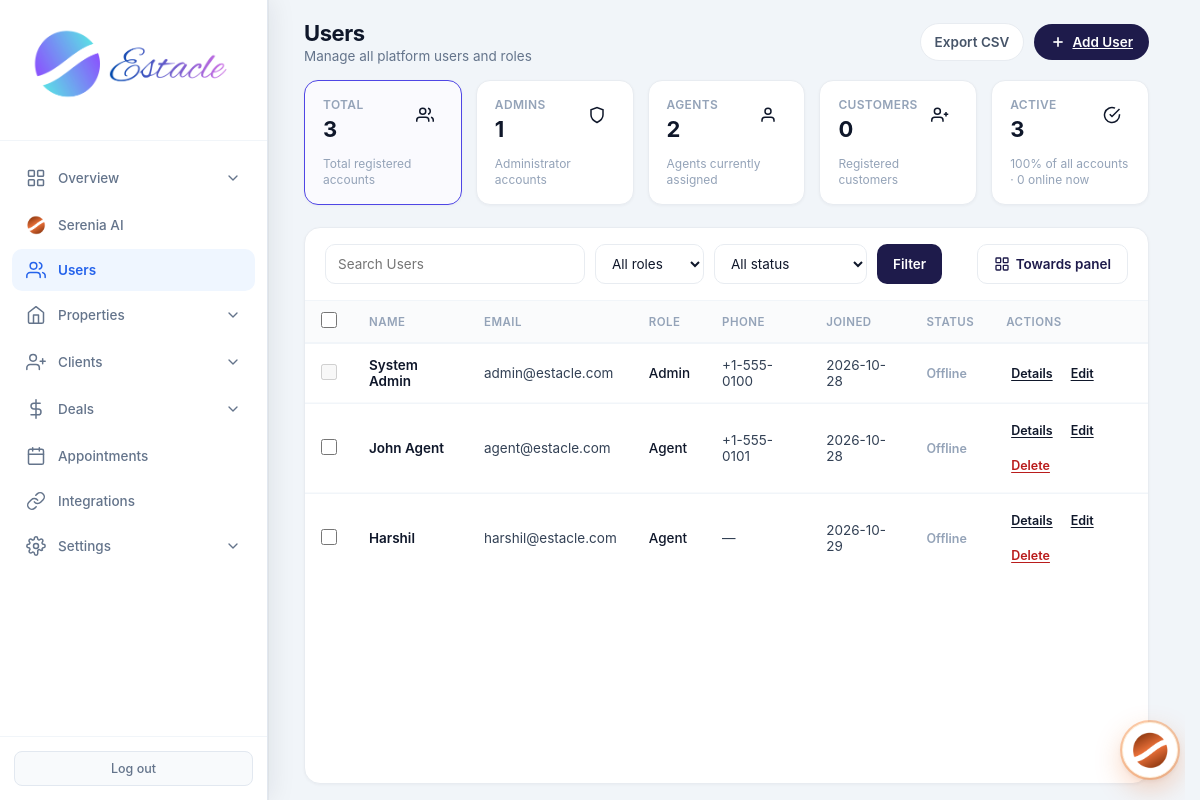
Page /admin/users (signed in) on the committed database.
### tables this page shows
CREATE TABLE users (
            id INTEGER PRIMARY KEY AUTOINCREMENT,
            email TEXT UNIQUE NOT NULL,
            password TEXT NOT NULL,
            full_name TEXT NOT NULL,
            role TEXT NOT NULL CHECK(role IN ('admin', 'agent', 'customer')),
            phone TEXT,
            created_at TIMESTAMP DEFAULT CURRENT_TIMESTAMP,
            is_active INTEGER DEFAULT 1
        , avatar TEXT, last_seen TIMESTAMP, job_title TEXT, department TEXT, employee_id TEXT, license_no TEXT, commission_rate REAL, alt_phone TEXT, address TEXT, city TEXT, state TEXT, country TEXT, postal_code TEXT, notes TEXT, hire_date TEXT, timezone TEXT);

### routes/admin/dashboard.py (the view)
@admin.route('/admin/users')
@login_required
@role_required('admin')
def admin_users():
    db = get_db()
    migrate_db()
    q = request.args.get('q', '').strip()
    role_filter = request.args.get('role', '').strip()
    status_filter = request.args.get('status', '').strip()
    online_sql = (
        "last_seen IS NOT NULL AND "
        "datetime(last_seen) >= datetime('now', '-10 minutes')"
    )
    sql = (
        'SELECT id, full_name, email, role, phone, created_at, is_active, last_seen, avatar, '
        f'CASE WHEN {online_sql} THEN 1 ELSE 0 END AS is_online '
        'FROM users WHERE 1=1'
    )
    params = []
    if q:
        sql += ' AND (full_name LIKE ? OR email LIKE ? OR phone LIKE ?)'
        params.extend([f'%{q}%', f'%{q}%', f'%{q}%'])
    if role_filter in ('admin', 'agent', 'customer'):
        sql += ' AND role = ?'
        params.append(role_filter)
    if status_filter == 'active':
        sql += ' AND is_active = 1'
    elif status_filter == 'inactive':
        sql += ' AND is_active = 0'
    elif status_filter == 'online':
        sql += f' AND ({online_sql})'
    elif status_filter == 'offline':
        sql += f' AND NOT ({online_sql})'
    sql += ' ORDER BY created_at ASC'
    users = db.execute(sql, params).fetchall()
    total = db.execute('SELECT COUNT(*) FROM users').fetchone()[0]
    active_count = db.execute('SELECT COUNT(*) FROM users WHERE is_active = 1').fetchone()[0]
    online_count = db.execute(
        f'SELECT COUNT(*) FROM users WHERE {online_sql}'
    ).fetchone()[0]
    pct = round((active_count / total) * 100) if total else 0
    stats = {
        'total': total,
        'admins': db.execute("SELECT COUNT(*) FROM users WHERE role = 'admin'").fetchone()[0],
        'agents': db.execute("SELECT COUNT(*) FROM users WHERE role = 'agent'").fetchone()[0],
        'customers': db.execute("SELECT COUNT(*) FROM users WHERE role = 'customer'").fetchone()[0],
        'active': active_count,
        'online': online_count,
        'active_pct': pct,
    }
    view = request.args.get('view', '').strip()
    return render_template(
        'admin_users.html', users=users, q=q, role_filter=role_filter,
        status_filter=status_filter, stats=stats, view=view
    )

### templates/admin_users.html (shortened to what this page needs)
<!DOCTYPE html>
<html lang="en">
<head>
    <link rel="stylesheet" href="{{ url_for('static', filename='css/admin.css') }}">
</head>
<body>
<div class="app-layout">
    {% set active = 'users' %}
    {% include 'partials/admin_sidebar.html' %}
    <main class="main-content">
        <header class="top-bar dash-top">
            <div>
                <h1 class="page-title">Users</h1>
                <p class="page-subtitle">Manage all platform users and roles</p>
            </div>
            <div class="top-actions">
                <a href="{{ url_for('admin.admin_export_users') }}" class="btn-export">Export CSV</a>
                <a href="{{ url_for('admin.admin_add_user') }}" class="btn-create">
                    <svg viewBox="0 0 24 24" fill="none" stroke="currentColor" stroke-width="2.5"><line x1="12" y1="5" x2="12" y2="19"/><line x1="5" y1="12" x2="19" y2="12"/></svg>
                    Add User
                </a>
            </div>
        </header>
        <div class="page-wrap">
            <div class="stat-row">
                <a class="stat-card {% if not role_filter and not status_filter %}active-filter{% endif %}" href="{{ url_for('admin.admin_users', view=view) }}">
                    <div class="stat-card-top">
                        <div><p class="label">Total</p><p class="value">{{ stats.total }}</p></div>
                        <div class="stat-icon total"><svg viewBox="0 0 24 24" fill="none" stroke="currentColor" stroke-width="2"><path d="M17 21v-2a4 4 0 0 0-4-4H5a4 4 0 0 0-4 4v2"/><circle cx="9" cy="7" r="4"/><path d="M23 21v-2a4 4 0 0 0-3-3.87"/><path d="M16 3.13a4 4 0 0 1 0 7.75"/></svg></div>
                    </div>
                    <p class="sub">Total registered accounts</p>
                </a>
                <a class="stat-card {% if role_filter == 'admin' %}active-filter{% endif %}" href="{{ url_for('admin.admin_users', role='admin', view=view) }}">
                    <div class="stat-card-top">
                        <div><p class="label">Admins</p><p class="value">{{ stats.admins }}</p></div>
                        <div class="stat-icon admins"><svg viewBox="0 0 24 24" fill="none" stroke="currentColor" stroke-width="2"><path d="M12 22s8-4 8-10V5l-8-3-8 3v7c0 6 8 10 8 10z"/></svg></div>
                    </div>
                    <p class="sub">Administrator accounts</p>
                </a>
                <a class="stat-card {% if role_filter == 'agent' %}active-filter{% endif %}" href="{{ url_for('admin.admin_users', role='agent', view=view) }}">
                    <div class="stat-card-top">
                        <div><p class="label">Agents</p><p class="value">{{ stats.agents }}</p></div>
                        <div class="stat-icon agents"><svg viewBox="0 0 24 24" fill="none" stroke="currentColor" stroke-width="2"><path d="M20 21v-2a4 4 0 0 0-4-4H8a4 4 0 0 0-4 4v2"/><circle cx="12" cy="7" r="4"/></svg></div>
                    </div>
                    <p class="sub">Agents currently assigned</p>
                </a>
                <a class="stat-card {% if role_filter == 'customer' %}active-filter{% endif %}" href="{{ url_for('admin.admin_users', role='customer', view=view) }}">
                    <div class="stat-card-top">
                        <div><p class="label">Customers</p><p class="value">{{ stats.customers }}</p></div>
                        <div class="stat-icon customers"><svg viewBox="0 0 24 24" fill="none" stroke="currentColor" stroke-width="2"><path d="M16 21v-2a4 4 0 0 0-4-4H5a4 4 0 0 0-4 4v2"/><circle cx="8.5" cy="7" r="4"/><line x1="20" y1="8" x2="20" y2="14"/><line x1="23" y1="11" x2="17" y2="11"/></svg></div>
                    </div>
                    <p class="sub">Registered customers</p>
                </a>
                <a class="stat-card {% if status_filter == 'active' %}active-filter{% endif %}" href="{{ url_for('admin.admin_users', status='active', view=view) }}">
                    <div class="stat-card-top">
                        <div><p class="label">Active</p><p class="value">{{ stats.active }}</p></div>
                        <div class="stat-icon active"><svg viewBox="0 0 24 24" fill="none" stroke="currentColor" stroke-width="2"><path d="M22 11.08V12a10 10 0 1 1-5.93-9.14"/><polyline points="22 4 12 14.01 9 11.01"/></svg></div>
                    </div>
                    <p class="sub">{{ stats.active_pct }}% of all accounts · {{ stats.online }} online now</p>
                </a>
            </div>
            <div class="panel-card users-panel">
                {% if view == 'cards' %}
                <div class="panel-toolbar">
                    <form method="GET" action="{{ url_for('admin.admin_users') }}" class="filter-form">
                        <input type="hidden" name="view" value="cards">
                        <input type="search" name="q" value="{{ q or '' }}" placeholder="Search Users">
                        <select name="role">
                            <option value="">All roles</option>
                            <option value="admin" {% if role_filter == 'admin' %}selected{% endif %}>Admin</option>
                            <option value="agent" {% if role_filter == 'agent' %}selected{% endif %}>Agent</option>
                            <option value="customer" {% if role_filter == 'customer' %}selected{% endif %}>Customer</option>
                        </select>
                        <select name="status">
                            <option value="">All status</option>
                            <option value="active" {% if status_filter == 'active' %}selected{% endif %}>Account active</option>
                            <option value="inactive" {% if status_filter == 'inactive' %}selected{% endif %}>Account inactive</option>
                            <option value="online" {% if status_filter == 'online' %}selected{% endif %}>Online now</option>
                            <option value="offline" {% if status_filter == 'offline' %}selected{% endif %}>Offline</option>
                        </select>
                        <button type="submit" class="btn-filter">Filter</button>
                        {% if q or role_filter or status_filter %}
                        <a href="{{ url_for('admin.admin_users', view='cards') }}" class="btn-clear">Clear</a>
                        {% endif %}
                    </form>
                    <a href="{{ url_for('admin.admin_users', q=q, role=role_filter, status=status_filter) }}" class="btn-towards-panel">
                        ← Back to table
                    </a>
                </div>
                <div class="users-cards-scroll">
                <div class="users-cards">
                    {% for u in users %}
                    <div class="user-card"
                         data-id="{{ u.id }}"
                         data-name="{{ u.full_name|e }}"
                         data-email="{{ u.email|e }}"
                         data-role="{{ u.role }}"
                         data-phone="{{ (u.phone or '—')|e }}"
                         data-joined="{{ u.created_at[:10] if u.created_at else '—' }}"
                         data-online="{{ '1' if u.is_online else '0' }}"
                         data-active="{{ '1' if u.is_active else '0' }}"
                         data-avatar="{% if u.avatar %}{% if u.avatar.startswith('http') %}{{ u.avatar }}{% else %}{{ url_for('static', filename='uploads/avatars/' + u.avatar) }}{% endif %}{% endif %}">
                        <div class="user-card-photo">
                            {% if u.avatar %}
                            <img src="{% if u.avatar.startswith('http') %}{{ u.avatar }}{% else %}{{ url_for('static', filename='uploads/avatars/' + u.avatar) }}{% endif %}" alt="{{ u.full_name }}">
                            {% else %}
                            {{ (u.full_name or '?')[:1]|upper }}
                            {% endif %}
                        </div>
                        <p class="user-card-name">{{ u.full_name }}</p>
                        <p class="user-card-email">{{ u.email }}</p>
                        <p class="user-card-meta">{{ u.role|capitalize }} · {{ u.phone or 'No phone' }}</p>
                        <p class="user-card-meta">{% if u.is_online %}<span class="presence online">Online</span>{% else %}<span class="presence offline">Offline</span>{% endif %}{% if not u.is_active %} · Inactive{% endif %}</p>
                        <a href="{{ url_for('admin.admin_user_detail', user_id=u.id) }}" class="btn-details">Details</a>
                    </div>
                    {% else %}
                    <p class="empty" style="grid-column:1/-1;text-align:center;color:#94a3b8;padding:32px">No users found</p>
                    {% endfor %}
                </div>
                </div>
                {% else %}
                <div class="panel-toolbar">
                    <form method="GET" action="{{ url_for('admin.admin_users') }}" class="filter-form">
                        <input type="search" name="q" value="{{ q or '' }}" placeholder="Search Users">
                        <select name="role">
                            <option value="">All roles</option>
                        </select>
                        <select name="status">
                            <option value="">All status</option>
                        </select>
                        <button type="submit" class="btn-filter">Filter</button>
                    </form>
                    <a href="{{ url_for('admin.admin_users', view='cards', q=q, role=role_filter, status=status_filter) }}" class="btn-towards-panel">
                        <svg viewBox="0 0 24 24" fill="none" stroke="currentColor" stroke-width="2"><rect x="3" y="3" width="7" height="7" rx="1"/><rect x="14" y="3" width="7" height="7" rx="1"/><rect x="3" y="14" width="7" height="7" rx="1"/><rect x="14" y="14" width="7" height="7" rx="1"/></svg>
                        Towards panel
                    </a>
                </div>
                <form method="POST" action="{{ url_for('admin.admin_bulk_users') }}" id="usersBulkForm">
                <div class="table-scroll">
                    <table class="users-table">
                        <thead>
                            <tr>
                                <th style="width:36px"><input type="checkbox" id="usersSelectAll" title="Select all"></th>
                                <th>Name</th><th>Email</th><th>Role</th><th>Phone</th><th>Joined</th><th>Status</th><th>Actions</th>
                            </tr>
                        </thead>
                        <tbody>
                            {% for u in users %}
                            <tr>
                                <td><input type="checkbox" name="user_ids" value="{{ u.id }}" class="user-row-check" {% if u.id == session.get('user_id') %}disabled title="Cannot select yourself"{% endif %}></td>
                                <td><span class="user-name">{{ u.full_name }}</span></td>
                                <td>{{ u.email }}</td>
                                <td><span class="badge badge-{{ u.role }}">{{ u.role }}</span></td>
                                <td>{{ u.phone or '—' }}</td>
                                <td>{{ u.created_at[:10] if u.created_at else '—' }}</td>
                                <td>
                                    {% if u.is_online %}<div class="presence online">Online</div>{% else %}<div class="presence offline">Offline</div>{% endif %}
                                </td>
                                <td>
                                    <div class="actions-cell">
                                        <a href="{{ url_for('admin.admin_user_detail', user_id=u.id) }}" class="btn-sm btn-info">Details</a>
                                        <a href="{{ url_for('admin.admin_edit_user', user_id=u.id) }}" class="btn-sm btn-edit">Edit</a>
                                        {% if u.id != session.get('user_id') %}
                                        <button type="button" class="btn-sm btn-edit" style="color:#b91c1c" onclick="deleteUser({{ u.id }})">Delete</button>
                                        {% endif %}
                                    </div>
                                </td>
                            </tr>
                            {% else %}
                            <tr><td colspan="8" class="empty">No users found</td></tr>
                            {% endfor %}
                        </tbody>
                    </table>
                </div>
                </form>
                {% endif %}
            </div>
        </div>
    </main>
</div>
</body>
</html>

### rows in the picture
users: full_name "System Admin", email "admin@estacle.com", role "Admin", phone "+1-555-0100", created_at "2026-10-28"
users: full_name "John Agent", email "agent@estacle.com", role "Agent", phone "+1-555-0101", created_at "2026-10-28"
users: full_name "Harshil", email "harshil@estacle.com", role "Agent", phone "—", created_at "2026-10-29"

### other values in the picture
{{ stats.total }} "3"
{{ stats.admins }} "1"
{{ stats.agents }} "2"
{{ stats.customers }} "0"
{{ stats.active }} "3"
{{ stats.active_pct }} "100"
{{ stats.online }} "0"
